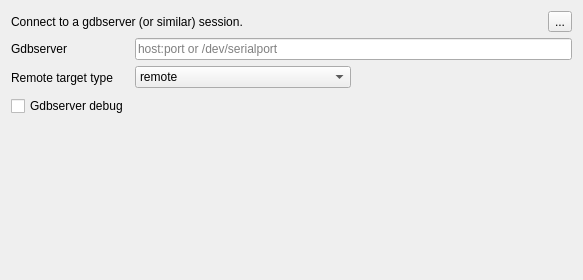
        <widget class="QWidget" name="connectTab">
         <attribute name="title">
          <string>Connect</string>
         </attribute>
         <layout class="QVBoxLayout" name="verticalLayout_5">
          <item>
           <layout class="QHBoxLayout" name="horizontalLayout_6">
            <item>
             <widget class="QLabel" name="label_2">
              <property name="text">
               <string>Connect to a gdbserver (or similar) session.</string>
              </property>
             </widget>
            </item>
            <item>
             <spacer name="horizontalSpacer">
              <property name="orientation">
               <enum>Qt::Horizontal</enum>
              </property>
              <property name="sizeHint" stdset="0">
               <size>
                <width>248</width>
                <height>20</height>
               </size>
              </property>
             </spacer>
            </item>
            <item>
             <widget class="QToolButton" name="helpConnectToolButton">
              <property name="toolTip">
               <string>Help for Connect launch method.</string>
              </property>
              <property name="text">
               <string>...</string>
              </property>
              <property name="icon">
               <iconset resource="resource.qrc">
                <normaloff>:/seer/resources/RelaxLightIcons/help-about.svg</normaloff>:/seer/resources/RelaxLightIcons/help-about.svg</iconset>
              </property>
             </widget>
            </item>
           </layout>
          </item>
          <item>
           <layout class="QGridLayout" name="gridLayout_5">
            <item row="0" column="0">
             <widget class="QLabel" name="connectProgramHostPortLabel">
              <property name="text">
               <string>Gdbserver</string>
              </property>
             </widget>
            </item>
            <item row="0" column="1" colspan="2">
             <widget class="QLineEdit" name="connectProgramHostPortLineEdit">
              <property name="sizePolicy">
               <sizepolicy hsizetype="Expanding" vsizetype="Fixed">
                <horstretch>100</horstretch>
                <verstretch>0</verstretch>
               </sizepolicy>
              </property>
              <property name="toolTip">
               <string>How to access the gdbserver.</string>
              </property>
              <property name="text">
               <string/>
              </property>
              <property name="placeholderText">
               <string>host:port or /dev/serialport</string>
              </property>
              <property name="clearButtonEnabled">
               <bool>true</bool>
              </property>
             </widget>
            </item>
            <item row="1" column="0">
             <widget class="QLabel" name="connectRemoteTargetTypeLabel">
              <property name="text">
               <string>Remote target type</string>
              </property>
             </widget>
            </item>
            <item row="1" column="1">
             <widget class="QComboBox" name="connectRemoteTargetTypeCombo">
              <property name="sizePolicy">
               <sizepolicy hsizetype="MinimumExpanding" vsizetype="Fixed">
                <horstretch>0</horstretch>
                <verstretch>0</verstretch>
               </sizepolicy>
              </property>
              <property name="toolTip">
               <string>Select the type of remote target connection.</string>
              </property>
              <item>
               <property name="text">
                <string>remote</string>
               </property>
              </item>
              <item>
               <property name="text">
                <string>extended-remote</string>
               </property>
              </item>
             </widget>
            </item>
            <item row="1" column="2">
             <spacer name="horizontalSpacer_3">
              <property name="orientation">
               <enum>Qt::Horizontal</enum>
              </property>
              <property name="sizeType">
               <enum>QSizePolicy::Expanding</enum>
              </property>
              <property name="sizeHint" stdset="0">
               <size>
                <width>308</width>
                <height>23</height>
               </size>
              </property>
             </spacer>
            </item>
            <item row="2" column="0">
             <widget class="QCheckBox" name="connectGdbserverDebugCheckBox">
              <property name="toolTip">
               <string>Enable debug communication between gdb and the gdbserver.</string>
              </property>
              <property name="text">
               <string>Gdbserver debug</string>
              </property>
             </widget>
            </item>
            <item row="2" column="1" colspan="2">
             <spacer name="horizontalSpacer_7">
              <property name="orientation">
               <enum>Qt::Horizontal</enum>
              </property>
              <property name="sizeType">
               <enum>QSizePolicy::Expanding</enum>
              </property>
              <property name="sizeHint" stdset="0">
               <size>
                <width>408</width>
                <height>23</height>
               </size>
              </property>
             </spacer>
            </item>
           </layout>
          </item>
          <item>
           <spacer name="verticalSpacer">
            <property name="orientation">
             <enum>Qt::Vertical</enum>
            </property>
            <property name="sizeHint" stdset="0">
             <size>
              <width>20</width>
              <height>151</height>
             </size>
            </property>
           </spacer>
          </item>
         </layout>
        </widget>
